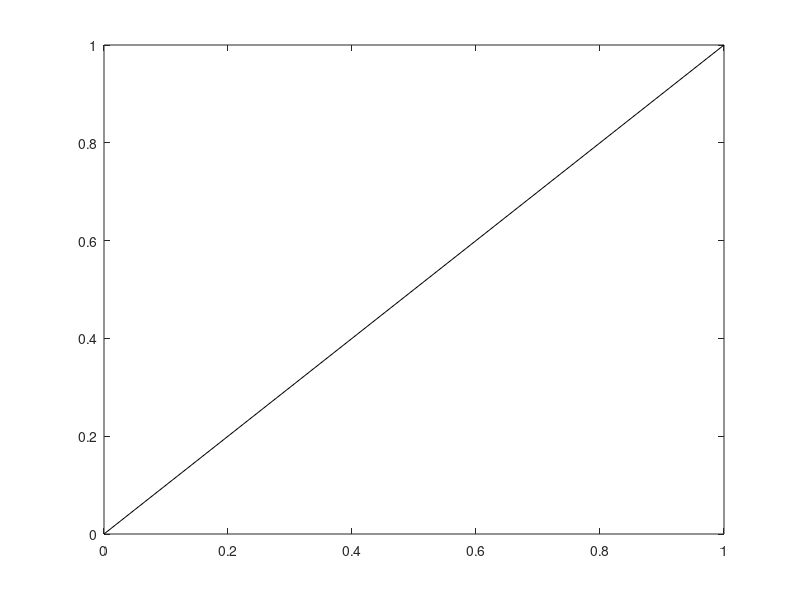

Source code (MATLAB): (Note: this script raises an error after producing the figure.)
close all



labelSize = .05;
noiseSize = .02;

f1 = figure('Color', 'w', 'units', 'normalized', 'position', [.2 .2 .4 .6])

plot([0 1], [0 1], 'k')
hold on

noiseTerm = noiseSize*randn(20);


%% shibire
for aa = 1:size(uas_ShiTS_x_48A08AD_prediction_L,1)
    
    
    s1 = scatter(uas_ShiTS_x_48A08AD_prediction_L(aa,1)+noiseTerm(aa), uas_ShiTS_x_48A08AD_prediction_L(aa,2)+noiseTerm(21-aa), 100,'k');
    set(s1, 'MarkerFaceColor', 'b', 'MarkerEdgeColor', [0 0 .5])
    
    hold on
    
 %   plot([uas_ShiTS_x_48A08AD_prediction(aa,1)+noiseTerm, uas_ShiTS_x_48A08AD_prediction(aa,1)-labelSize+noiseTerm,], [uas_ShiTS_x_48A08AD_prediction(aa,2)+noiseTerm, uas_ShiTS_x_48A08AD_prediction(aa,2)+labelSize+noiseTerm], 'r')
    
 %   text(uas_ShiTS_x_48A08AD_prediction(aa,1)-labelSize+noiseTerm, uas_ShiTS_x_48A08AD_prediction(aa,2)+labelSize+noiseTerm, ['DL ' num2str(aa)])
end

%% shibire
for aa = 1:size(uas_ShiTS_x_48A08AD_prediction_R,1)
    
    
    s1 = scatter(uas_ShiTS_x_48A08AD_prediction_R(aa,1)+noiseTerm(aa), uas_ShiTS_x_48A08AD_prediction_R(aa,2)+noiseTerm(21-aa), 100,'k');
    set(s1, 'MarkerFaceColor', 'g', 'MarkerEdgeColor', [0 .5 0])
    
    hold on
    
 %   plot([uas_ShiTS_x_48A08AD_prediction(aa,1)+noiseTerm, uas_ShiTS_x_48A08AD_prediction(aa,1)-labelSize+noiseTerm,], [uas_ShiTS_x_48A08AD_prediction(aa,2)+noiseTerm, uas_ShiTS_x_48A08AD_prediction(aa,2)+labelSize+noiseTerm], 'r')
    
 %   text(uas_ShiTS_x_48A08AD_prediction(aa,1)-labelSize+noiseTerm, uas_ShiTS_x_48A08AD_prediction(aa,2)+labelSize+noiseTerm, ['DL ' num2str(aa)])
end

xlim([0 1.1])
ylim([0 1.1])
axis equal


set(gca, 'XTick', [0 .25 .5 .75 1], 'YTick', [0 .25 .5 .75 1])

text(0, 1+.05, '48A08AD x uas-ShiTS, n = 18', 'fontweight', 'bold', 'Color', 'b')
text(0, .95+.05, '48A08AD x uas-ShiTS, n = 20', 'fontweight', 'bold', 'Color', 'g')
axis equal

xlabel('test A performance (fraction correct)')
ylabel('test B performance (fraction correct)')

box off

cd('/Users/tj_florence/Documents/MATLAB/tetheredMazeLibrary/meeting_analysis_files/02122014/')
export_fig('predict_test_performance')